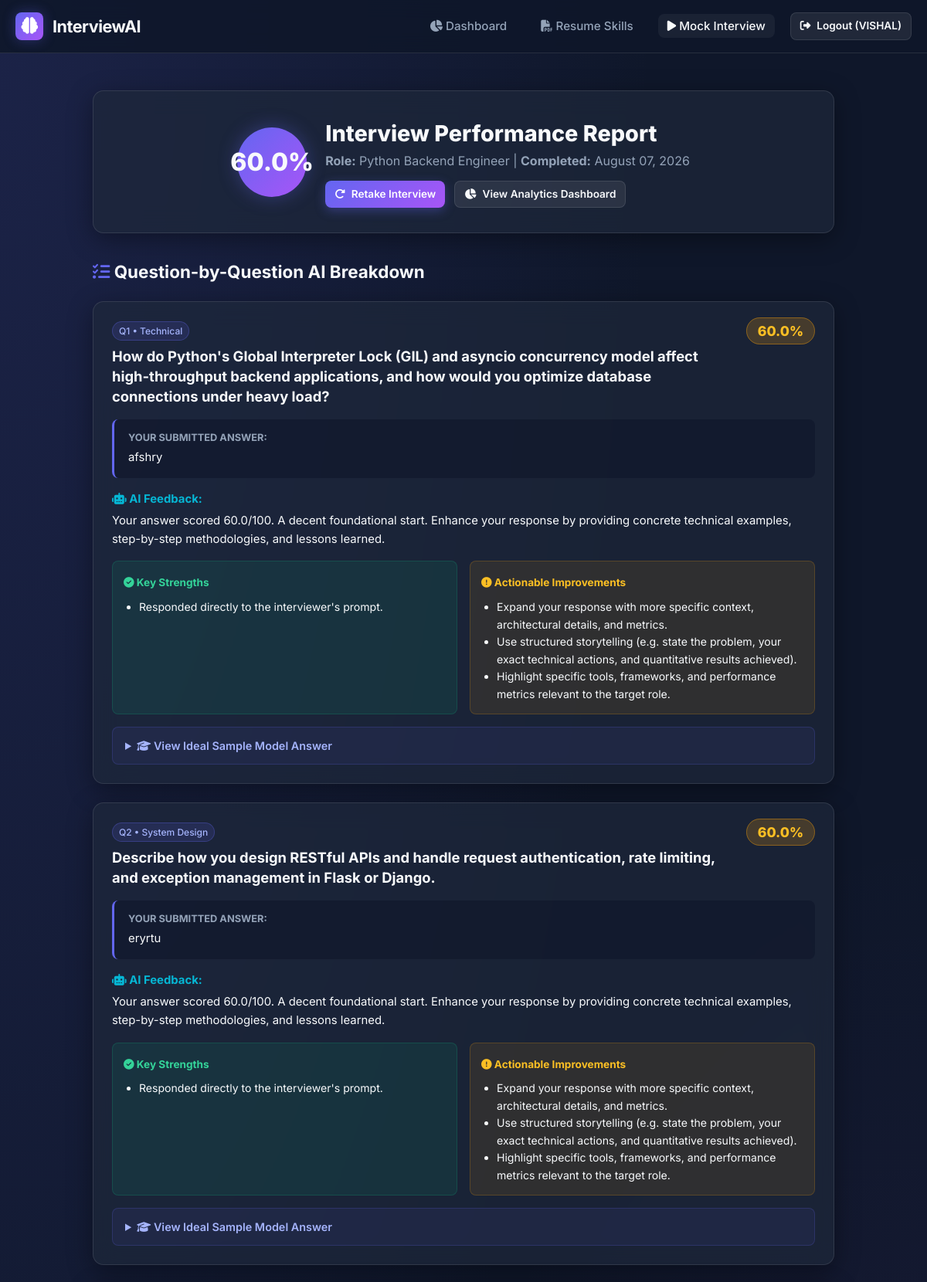
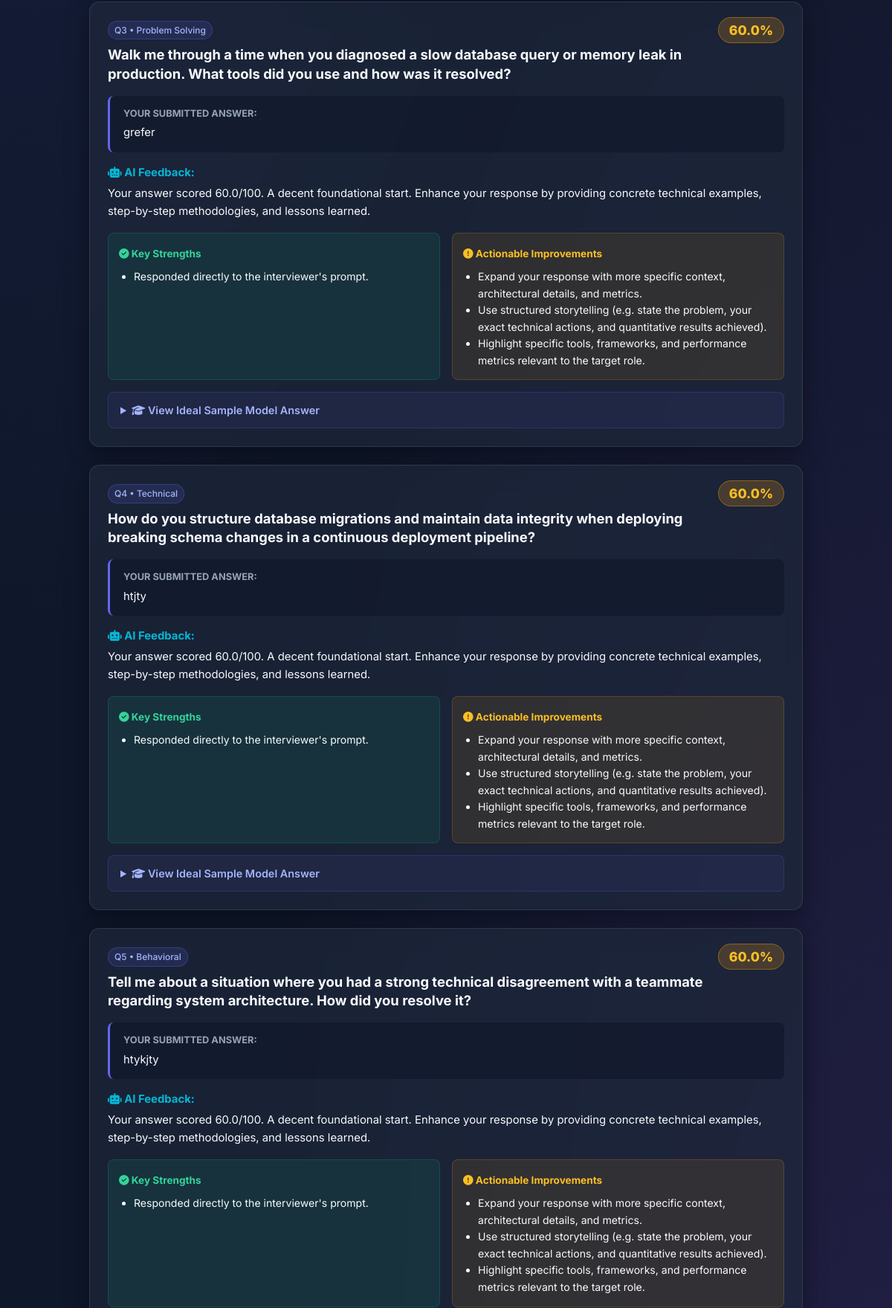
Screenshot of /interview/3/results (signed in, upper part) with the database file from the repository (2 pictures, top to bottom).
### models.py (models this page shows, shortened)
class User(UserMixin, db.Model):
    __tablename__ = 'users'
    id = db.Column(db.Integer, primary_key=True)
    username = db.Column(db.String(64), unique=True, nullable=False, index=True)
    email = db.Column(db.String(120), unique=True, nullable=False, index=True)
    password_hash = db.Column(db.String(256), nullable=False)
    created_at = db.Column(db.DateTime, default=datetime.utcnow)
    resumes = db.relationship('Resume', backref='user', lazy='dynamic', cascade='all, delete-orphan')
    sessions = db.relationship('InterviewSession', backref='user', lazy='dynamic', cascade='all, delete-orphan')

class InterviewSession(db.Model):
    __tablename__ = 'interview_sessions'
    id = db.Column(db.Integer, primary_key=True)
    user_id = db.Column(db.Integer, db.ForeignKey('users.id'), nullable=False)
    target_role = db.Column(db.String(100), nullable=False)
    experience_level = db.Column(db.String(50), default='Mid Level') # Entry, Mid Level, Senior, Lead
    total_score = db.Column(db.Float, default=0.0)
    status = db.Column(db.String(20), default='in_progress') # 'in_progress', 'completed'
    created_at = db.Column(db.DateTime, default=datetime.utcnow)
    questions = db.relationship('QuestionAnswer', backref='session', lazy='joined', cascade='all, delete-orphan', order_by='QuestionAnswer.question_num')

class QuestionAnswer(db.Model):
    __tablename__ = 'question_answers'
    id = db.Column(db.Integer, primary_key=True)
    session_id = db.Column(db.Integer, db.ForeignKey('interview_sessions.id'), nullable=False)
    question_num = db.Column(db.Integer, nullable=False)
    question_text = db.Column(db.Text, nullable=False)
    category = db.Column(db.String(50), default='Technical') # Technical, Behavioral, System Design, Problem Solving
    user_answer = db.Column(db.Text, nullable=True)
    score = db.Column(db.Float, nullable=True) # 0 to 100
    feedback = db.Column(db.Text, nullable=True)
    _strengths = db.Column('strengths', db.Text, nullable=True)
    _improvements = db.Column('improvements', db.Text, nullable=True)
    sample_answer = db.Column(db.Text, nullable=True)
    answered_at = db.Column(db.DateTime, nullable=True)
    @property
    def strengths(self):
        if not self._strengths:
            return []
        try:
            return json.loads(self._strengths)
        except Exception:
            return []
    @strengths.setter
    def strengths(self, items):
        self._strengths = json.dumps(items if isinstance(items, list) else [])
    @property
    def improvements(self):
        if not self._improvements:
            return []
        try:
            return json.loads(self._improvements)
        except Exception:
            return []
    @improvements.setter
    def improvements(self, items):
        self._improvements = json.dumps(items if isinstance(items, list) else [])

### app.py (the view)
@app.route('/interview/<int:session_id>/results', methods=['GET'])
@login_required
def interview_results(session_id):
    session = InterviewSession.query.filter_by(id=session_id, user_id=current_user.id).first_or_404()
    if session.status != 'completed':
        session.calculate_overall_score()
        session.status = 'completed'
        db.session.commit()
    return render_template('interview/results.html', session=session)

### app.py (called while the page is built)
@login_manager.user_loader
def load_user(user_id):
    return db.session.get(User, int(user_id))

### templates/interview/results.html (shortened to what this page needs)
{% extends "base.html" %}
{% block content %}
<div style="max-width: 960px; margin: 0 auto;">
    <div class="glass-panel" style="padding: 32px; text-align: center; margin-bottom: 32px;">
        <div style="display: flex; justify-content: center; align-items: center; gap: 24px; flex-wrap: wrap;">
            <div class="score-badge">
                {{ session.total_score }}%
            </div>
            <div style="text-align: left;">
                <h1 style="font-size: 1.8rem; font-weight: 800;">Interview Performance Report</h1>
                <p style="color: var(--text-muted);">
                    <strong>Role:</strong> {{ session.target_role }} |
                    <strong>Completed:</strong> {{ session.created_at.strftime("%B %d, %Y") }}
                </p>
                <div style="margin-top: 12px; display: flex; gap: 12px;">
                    <a href="{{ url_for('interview_setup') }}" class="btn btn-primary btn-sm"><i class="fa-solid fa-rotate-right"></i> Retake Interview</a>
                    <a href="{{ url_for('dashboard') }}" class="btn btn-secondary btn-sm"><i class="fa-solid fa-chart-pie"></i> View Analytics Dashboard</a>
                </div>
            </div>
        </div>
    </div>
    <h2 style="font-size: 1.4rem; font-weight: 700; margin-bottom: 20px;">
        <i class="fa-solid fa-list-check" style="color: var(--primary);"></i> Question-by-Question AI Breakdown
    </h2>
    {% for qa in session.questions %}
        <div class="glass-panel qa-card">
            <div style="display: flex; justify-content: space-between; align-items: flex-start; margin-bottom: 16px; gap: 16px;">
                <div>
                    <span class="skill-tag" style="font-size: 0.75rem; padding: 2px 8px; margin-bottom: 8px;">Q{{ qa.question_num }} • {{ qa.category }}</span>
                    <h3 style="font-size: 1.15rem; font-weight: 700; line-height: 1.4;">{{ qa.question_text }}</h3>
                </div>
                <div style="text-align: right; flex-shrink: 0;">
                    {% if qa.score >= 80 %}
                        <span style="background: rgba(16, 185, 129, 0.2); color: #34d399; border: 1px solid rgba(16, 185, 129, 0.4); padding: 6px 14px; border-radius: 20px; font-weight: 800; font-size: 1.1rem;">
                            {{ qa.score }}%
                        </span>
                    {% elif qa.score >= 60 %}
                        <span style="background: rgba(245, 158, 11, 0.2); color: #fbbf24; border: 1px solid rgba(245, 158, 11, 0.4); padding: 6px 14px; border-radius: 20px; font-weight: 800; font-size: 1.1rem;">
                            {{ qa.score }}%
                        </span>
                    {% else %}
                        <span style="background: rgba(239, 68, 68, 0.2); color: #f87171; border: 1px solid rgba(239, 68, 68, 0.4); padding: 6px 14px; border-radius: 20px; font-weight: 800; font-size: 1.1rem;">
                            {{ qa.score }}%
                        </span>
                    {% endif %}
                </div>
            </div>
            <div style="background: rgba(15, 23, 42, 0.6); padding: 14px 18px; border-radius: var(--radius-sm); border-left: 3px solid var(--primary); margin-bottom: 16px; font-size: 0.93rem;">
                <strong style="color: var(--text-muted); display: block; margin-bottom: 4px; font-size: 0.8rem; text-transform: uppercase;">Your Submitted Answer:</strong>
                <p style="white-space: pre-wrap;">{{ qa.user_answer or "No answer provided." }}</p>
            </div>
            <div style="margin-bottom: 16px; font-size: 0.93rem;">
                <strong style="color: var(--accent-cyan);"><i class="fa-solid fa-robot"></i> AI Feedback:</strong>
                <p style="color: var(--text-main); margin-top: 4px;">{{ qa.feedback }}</p>
            </div>
            <div style="display: grid; grid-template-columns: 1fr 1fr; gap: 16px; margin-bottom: 16px;">
                <div style="background: rgba(16, 185, 129, 0.1); border: 1px solid rgba(16, 185, 129, 0.2); padding: 14px; border-radius: var(--radius-sm);">
                    <strong style="color: #34d399; font-size: 0.85rem;"><i class="fa-solid fa-circle-check"></i> Key Strengths</strong>
                    <ul style="margin-top: 8px; padding-left: 20px; font-size: 0.88rem; color: var(--text-main);">
                        {% for str_item in qa.strengths %}
                            <li>{{ str_item }}</li>
                        {% endfor %}
                    </ul>
                </div>
                <div style="background: rgba(245, 158, 11, 0.1); border: 1px solid rgba(245, 158, 11, 0.2); padding: 14px; border-radius: var(--radius-sm);">
                    <strong style="color: #fbbf24; font-size: 0.85rem;"><i class="fa-solid fa-circle-exclamation"></i> Actionable Improvements</strong>
                    <ul style="margin-top: 8px; padding-left: 20px; font-size: 0.88rem; color: var(--text-main);">
                        {% for imp_item in qa.improvements %}
                            <li>{{ imp_item }}</li>
                        {% endfor %}
                    </ul>
                </div>
            </div>
            {% if qa.sample_answer %}
                <details style="background: rgba(99, 102, 241, 0.08); border: 1px solid rgba(99, 102, 241, 0.2); border-radius: var(--radius-sm); padding: 12px 16px;">
                    <summary style="cursor: pointer; font-weight: 600; color: #a5b4fc; font-size: 0.9rem;">
                        <i class="fa-solid fa-graduation-cap"></i> View Ideal Sample Model Answer
                    </summary>
                </details>
            {% endif %}
        </div>
    {% endfor %}
</div>
{% endblock %}

### templates/base.html (shortened to what this page needs)
<!DOCTYPE html>
<html lang="en">
<head>
    <link rel="stylesheet" href="https://cdnjs.cloudflare.com/ajax/libs/font-awesome/6.5.1/css/all.min.css">
    <link rel="stylesheet" href="{{ url_for('static', filename='css/style.css') }}">
</head>
<body>
    <nav class="navbar">
        <div class="container nav-container">
            <a href="{{ url_for('index') }}" class="brand-logo">
                <div class="logo-icon">
                    <i class="fa-solid fa-brain"></i>
                </div>
                <span>InterviewAI</span>
            </a>
            <ul class="nav-links">
                {% if current_user.is_authenticated %}
                    <li><a href="{{ url_for('dashboard') }}" class="nav-link {% if request.endpoint == 'dashboard' %}active{% endif %}"><i class="fa-solid fa-chart-pie"></i> Dashboard</a></li>
                    <li><a href="{{ url_for('resume_page') }}" class="nav-link {% if request.endpoint == 'resume_page' %}active{% endif %}"><i class="fa-solid fa-file-pdf"></i> Resume Skills</a></li>
                    <li><a href="{{ url_for('interview_setup') }}" class="nav-link {% if 'interview' in request.endpoint %}active{% endif %}"><i class="fa-solid fa-play"></i> Mock Interview</a></li>
                    <li><a href="{{ url_for('logout') }}" class="btn btn-secondary btn-sm"><i class="fa-solid fa-right-from-bracket"></i> Logout ({{ current_user.username }})</a></li>
                {% else %}
                    <li><a href="{{ url_for('login') }}" class="nav-link {% if request.endpoint == 'login' %}active{% endif %}">Login</a></li>
                    <li><a href="{{ url_for('register') }}" class="btn btn-primary btn-sm">Get Started Free</a></li>
                {% endif %}
            </ul>
        </div>
    </nav>
    <div class="main-wrapper">
        <div class="container">
            {% block content %}{% endblock %}
        </div>
    </div>
</body>
</html>

### static/css/style.css (style rules this page uses)
:root { --bg-dark: #0f172a; --bg-card: rgba(30, 41, 59, 0.7); --bg-card-hover: rgba(51, 65, 85, 0.8); --border-color: rgba(255, 255, 255, 0.1); --text-main: #f8fafc; --text-muted: #94a3b8; --primary: #6366f1; --primary-hover: #4f46e5; --primary-glow: rgba(99, 102, 241, 0.35); --accent-cyan: #06b6d4; --accent-purple: #a855f7; --accent-green: #10b981; --accent-amber: #f59e0b; --accent-red: #ef4444; --radius-sm: 8px; --radius-md: 14px; --radius-lg: 20px; --transition: all 0.25s cubic-bezier(0.4, 0, 0.2, 1); --font-family: 'Inter', system-ui, -apple-system, BlinkMacSystemFont, 'Segoe UI', Roboto, sans-serif; }
* { margin: 0; padding: 0; box-sizing: border-box; }
body { background-color: var(--bg-dark); background-image: radial-gradient(at 0% 0%, rgba(99, 102, 241, 0.15) 0px, transparent 50%), radial-gradient(at 100% 100%, rgba(168, 85, 247, 0.12) 0px, transparent 50%); background-attachment: fixed; color: var(--text-main); font-family: var(--font-family); min-height: 100vh; display: flex; flex-direction: column; line-height: 1.6; }
.glass-panel { background: var(--bg-card); backdrop-filter: blur(16px); -webkit-backdrop-filter: blur(16px); border: 1px solid var(--border-color); border-radius: var(--radius-md); box-shadow: 0 8px 32px 0 rgba(0, 0, 0, 0.37); }
.container { max-width: 1200px; margin: 0 auto; padding: 0 20px; width: 100%; }
.navbar { background: rgba(15, 23, 42, 0.85); backdrop-filter: blur(12px); border-bottom: 1px solid var(--border-color); position: sticky; top: 0; z-index: 1000; padding: 16px 0; }
.nav-container { display: flex; justify-content: space-between; align-items: center; }
.brand-logo { display: flex; align-items: center; gap: 12px; text-decoration: none; font-size: 1.35rem; font-weight: 700; color: var(--text-main); letter-spacing: -0.5px; }
.logo-icon { width: 36px; height: 36px; background: linear-gradient(135deg, var(--primary), var(--accent-purple)); border-radius: var(--radius-sm); display: flex; align-items: center; justify-content: center; color: white; box-shadow: 0 0 16px var(--primary-glow); }
.nav-links { display: flex; gap: 20px; align-items: center; list-style: none; }
.nav-link { color: var(--text-muted); text-decoration: none; font-weight: 500; font-size: 0.95rem; transition: var(--transition); padding: 6px 12px; border-radius: var(--radius-sm); }
.nav-link:hover, .nav-link.active { color: var(--text-main); background: rgba(255, 255, 255, 0.05); }
.btn { display: inline-flex; align-items: center; justify-content: center; gap: 8px; padding: 10px 20px; border-radius: var(--radius-sm); font-weight: 600; font-size: 0.95rem; cursor: pointer; border: none; transition: var(--transition); text-decoration: none; }
.btn-primary { background: linear-gradient(135deg, var(--primary), var(--accent-purple)); color: white; box-shadow: 0 4px 14px var(--primary-glow); }
.btn-secondary { background: rgba(255, 255, 255, 0.08); color: var(--text-main); border: 1px solid var(--border-color); }
.btn-sm { padding: 6px 12px; font-size: 0.85rem; }
.main-wrapper { flex: 1; padding: 32px 0; }
.skill-tag { background: rgba(99, 102, 241, 0.15); border: 1px solid rgba(99, 102, 241, 0.3); color: #a5b4fc; padding: 6px 14px; border-radius: 20px; font-size: 0.88rem; font-weight: 500; display: inline-flex; align-items: center; gap: 8px; transition: var(--transition); }
.score-badge { display: inline-flex; align-items: center; justify-content: center; width: 90px; height: 90px; border-radius: 50%; font-size: 2rem; font-weight: 800; background: linear-gradient(135deg, var(--primary), var(--accent-purple)); box-shadow: 0 0 24px var(--primary-glow); }
.qa-card { margin-bottom: 24px; padding: 24px; }

### rows the page displays
User: username "VISHAL"
InterviewSession: total_score "60.0", target_role "Python Backend Engineer", created_at "August 07, 2026"
QuestionAnswer: question_num "1", category "Technical", question_text "How do Python's Global Interpreter Lock (GIL) and asyncio concurrency model affect high-throughput backend applications, and how would you optimize database connections under heavy load?", score "60.0", user_answer "afshry", feedback "Your answer scored 60.0/100. A decent foundational start. Enhance your response by providing concrete technical examples, step-by-step methodologies, and lessons learned.", strengths "Responded directly to the interviewer's prompt.", improvements "Expand your response with more specific context, architectural details, and metrics." "Use structured storytelling (e.g. state the problem, your exact technical actions, and quantitative results achieved)." "Highlight specific tools, frameworks, and performance metrics relevant to the target role."
QuestionAnswer: question_num "2", category "System Design", question_text "Describe how you design RESTful APIs and handle request authentication, rate limiting, and exception management in Flask or Django.", score "60.0", user_answer "eryrtu", feedback "Your answer scored 60.0/100. A decent foundational start. Enhance your response by providing concrete technical examples, step-by-step methodologies, and lessons learned.", strengths "Responded directly to the interviewer's prompt.", improvements "Expand your response with more specific context, architectural details, and metrics." "Use structured storytelling (e.g. state the problem, your exact technical actions, and quantitative results achieved)." "Highlight specific tools, frameworks, and performance metrics relevant to the target role."
QuestionAnswer: question_num "3", category "Problem Solving", question_text "Walk me through a time when you diagnosed a slow database query or memory leak in production. What tools did you use and how was it resolved?", score "60.0", user_answer "grefer", feedback "Your answer scored 60.0/100. A decent foundational start. Enhance your response by providing concrete technical examples, step-by-step methodologies, and lessons learned.", strengths "Responded directly to the interviewer's prompt.", improvements "Expand your response with more specific context, architectural details, and metrics." "Use structured storytelling (e.g. state the problem, your exact technical actions, and quantitative results achieved)." "Highlight specific tools, frameworks, and performance metrics relevant to the target role."
QuestionAnswer: question_num "4", category "Technical", question_text "How do you structure database migrations and maintain data integrity when deploying breaking schema changes in a continuous deployment pipeline?", score "60.0", user_answer "htjty", feedback "Your answer scored 60.0/100. A decent foundational start. Enhance your response by providing concrete technical examples, step-by-step methodologies, and lessons learned.", strengths "Responded directly to the interviewer's prompt.", improvements "Expand your response with more specific context, architectural details, and metrics." "Use structured storytelling (e.g. state the problem, your exact technical actions, and quantitative results achieved)." "Highlight specific tools, frameworks, and performance metrics relevant to the target role."
QuestionAnswer: question_num "5", category "Behavioral", question_text "Tell me about a situation where you had a strong technical disagreement with a teammate regarding system architecture. How did you resolve it?", score "60.0", user_answer "htykjty", feedback "Your answer scored 60.0/100. A decent foundational start. Enhance your response by providing concrete technical examples, step-by-step methodologies, and lessons learned.", strengths "Responded directly to the interviewer's prompt.", improvements "Expand your response with more specific context, architectural details, and metrics." "Use structured storytelling (e.g. state the problem, your exact technical actions, and quantitative results achieved)." "Highlight specific tools, frameworks, and performance metrics relevant to the target role."
